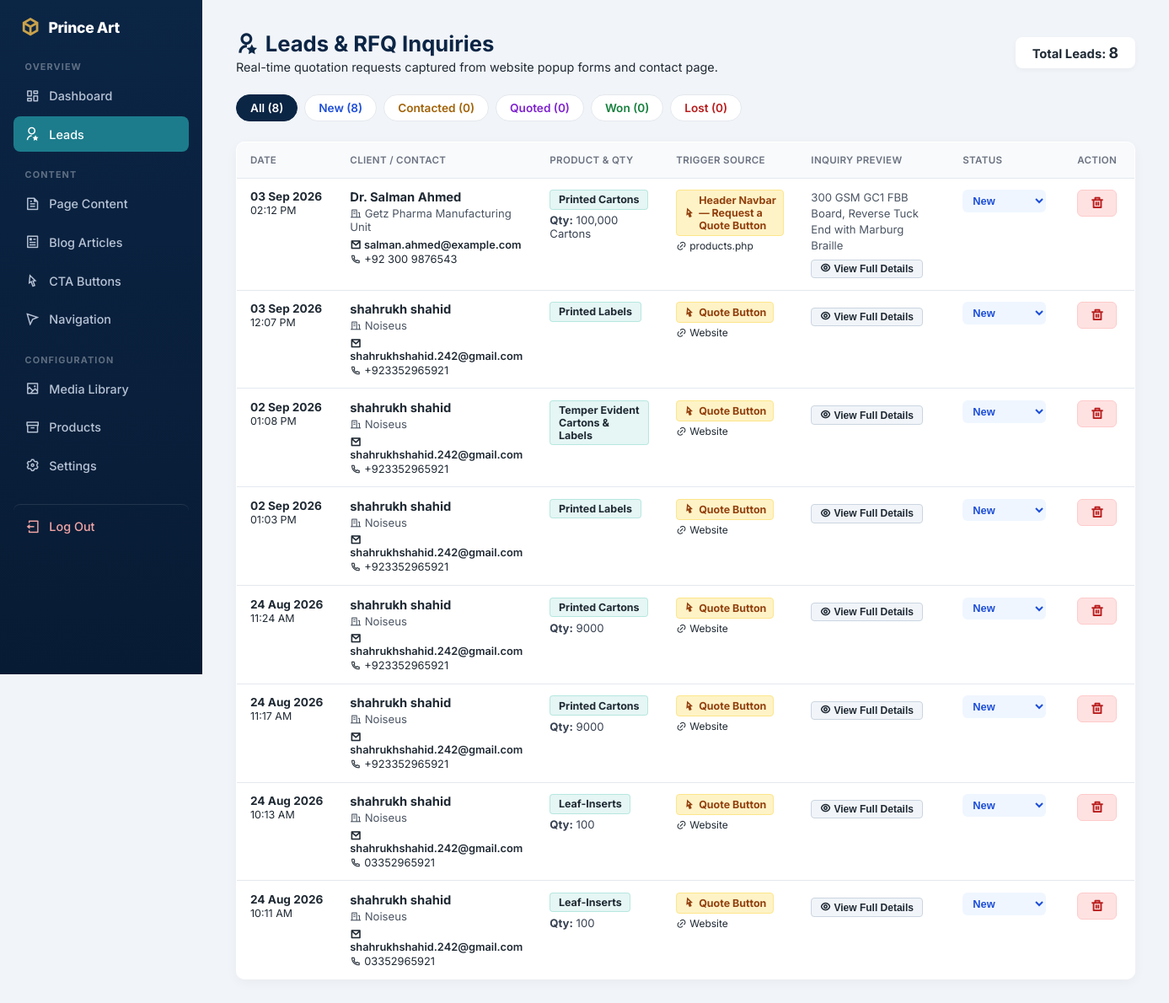
Screenshot of /admin/leads.php (signed in) with the database file from the repository.
### tables this page shows
CREATE TABLE `leads` (
  `id` int(11) NOT NULL AUTO_INCREMENT,
  `name` varchar(150) NOT NULL,
  `company` varchar(150) DEFAULT NULL,
  `email` varchar(150) NOT NULL,
  `phone` varchar(50) DEFAULT NULL,
  `product_type` varchar(150) DEFAULT NULL,
  `quantity` varchar(100) DEFAULT NULL,
  `specifications` text DEFAULT NULL,
  `message` text DEFAULT NULL,
  `source_button` varchar(255) DEFAULT NULL,
  `source_page` varchar(255) DEFAULT NULL,
  `ip_address` varchar(45) DEFAULT NULL,
  `user_agent` varchar(255) DEFAULT NULL,
  `status` enum('new','contacted','quoted','won','lost') NOT NULL DEFAULT 'new',
  `created_at` timestamp NOT NULL DEFAULT current_timestamp(),
  PRIMARY KEY (`id`),
  KEY `idx_leads_status_date` (`status`,`created_at`)
);

### includes/functions.php (called while the page is built, shortened)
<?php
function clean_mojibake(?string $str): string {
    if ($str === null || $str === '') return '';
    static $mojibakeMap = [
        "\xce\x93\xc3\x87\xc3\xb3" => '•',
        "\xce\x93\xc3\x87\xc3\xb4" => '–',
        "\xce\x93\xc3\x87\xc3\xb6" => '—',
        "\xce\x93\xc3\xa4\xc3\xb3" => '™',
        "\xce\x93\xc3\x87\xc3\x96" => '’',
        "\xce\x93\xc3\x87\xc2\xa3" => '“',
        "\xce\x93\xc3\x87\xc2\xa5" => '”',
        "\xc2\xba\xc2\xb0"         => '°',
        'ΓÇó' => '•',
        'ΓÇô' => '–',
        'ΓÇö' => '—',
        'Γäó' => '™',
        'ΓÇÖ' => '’',
        'ΓÇ£' => '“',
        'ΓÇ¥' => '”',
        '┬░'  => '°',
        'гÇó' => '•',
        'гÇô' => '–',
        'гÇö' => '—',
        'гäó' => '™',
        'гÇÖ' => '’',
    ];
    return str_replace(array_keys($mojibakeMap), array_values($mojibakeMap), $str);
}
function h(?string $value): string {
    return htmlspecialchars(clean_mojibake($value), ENT_QUOTES, 'UTF-8');
}

### admin/leads.php (the view, shortened to what this page needs)
<?php
require __DIR__ . '/includes/layout_top.php';
$pdo = get_db();
$filter = $_GET['status'] ?? '';
$statusCounts = [];
foreach (['all' => '', 'new' => 'new', 'contacted' => 'contacted', 'quoted' => 'quoted', 'won' => 'won', 'lost' => 'lost'] as $key => $val) {
    if ($val === '') {
        $statusCounts[$key] = (int)$pdo->query("SELECT COUNT(*) FROM leads")->fetchColumn();
    } else {
        $stmt = $pdo->prepare("SELECT COUNT(*) FROM leads WHERE status = ?");
        $stmt->execute([$val]);
        $statusCounts[$key] = (int)$stmt->fetchColumn();
    }
}
if ($filter && in_array($filter, ['new','contacted','quoted','won','lost'], true)) {
    $stmt = $pdo->prepare("SELECT * FROM leads WHERE status = ? ORDER BY created_at DESC");
    $stmt->execute([$filter]);
} else {
    $stmt = $pdo->query("SELECT * FROM leads ORDER BY created_at DESC");
}
$leads = $stmt->fetchAll();
?>
<div style="display: flex; align-items: center; justify-content: space-between; flex-wrap: wrap; gap: 1rem; margin-bottom: 1.5rem;">
    <div>
        <h1 style="margin: 0 0 0.25rem 0;"><i class="ri-user-star-line text-teal"></i> Leads &amp; RFQ Inquiries</h1>
        <p style="margin: 0; color: var(--text-muted); font-size: 0.9rem;">
            Real-time quotation requests captured from website popup forms and contact page.
        </p>
    </div>
    <div style="background: #ffffff; padding: 0.5rem 1.25rem; border-radius: 8px; border: 1.5px solid var(--border-color); font-size: 0.92rem; font-weight: 700; color: var(--navy-dark); box-shadow: 0 2px 6px rgba(0,0,0,0.04);">
        Total Leads: <span style="color: var(--teal-primary); font-size: 1.1rem;"><?= $statusCounts['all'] ?></span>
    </div>
</div>
<div class="filter-bar" style="display: flex; flex-wrap: wrap; gap: 0.5rem; margin-bottom: 1.5rem;">
    <a href="leads.php" class="<?= !$filter ? 'active' : '' ?>" style="padding: 0.45rem 1rem; border-radius: 20px; font-size: 0.85rem; font-weight: 600;">All (<?= $statusCounts['all'] ?>)</a>
    <a href="leads.php?status=new" class="<?= $filter==='new' ? 'active' : '' ?>" style="padding: 0.45rem 1rem; border-radius: 20px; font-size: 0.85rem; font-weight: 600; color: #1d4ed8;">New (<?= $statusCounts['new'] ?>)</a>
    <a href="leads.php?status=contacted" class="<?= $filter==='contacted' ? 'active' : '' ?>" style="padding: 0.45rem 1rem; border-radius: 20px; font-size: 0.85rem; font-weight: 600; color: #a16207;">Contacted (<?= $statusCounts['contacted'] ?>)</a>
    <a href="leads.php?status=quoted" class="<?= $filter==='quoted' ? 'active' : '' ?>" style="padding: 0.45rem 1rem; border-radius: 20px; font-size: 0.85rem; font-weight: 600; color: #7e22ce;">Quoted (<?= $statusCounts['quoted'] ?>)</a>
    <a href="leads.php?status=won" class="<?= $filter==='won' ? 'active' : '' ?>" style="padding: 0.45rem 1rem; border-radius: 20px; font-size: 0.85rem; font-weight: 600; color: #15803d;">Won (<?= $statusCounts['won'] ?>)</a>
    <a href="leads.php?status=lost" class="<?= $filter==='lost' ? 'active' : '' ?>" style="padding: 0.45rem 1rem; border-radius: 20px; font-size: 0.85rem; font-weight: 600; color: #b91c1c;">Lost (<?= $statusCounts['lost'] ?>)</a>
</div>
<div style="background: #ffffff; border: 1px solid var(--border-color); border-radius: 10px; overflow: hidden; box-shadow: 0 4px 14px rgba(0,0,0,0.04);">
    <div style="overflow-x: auto;">
        <table class="data-table" style="width: 100%; border-collapse: collapse; margin: 0; font-size: 0.88rem;">
            <thead>
                <tr style="background: #f8fafc; border-bottom: 2px solid var(--border-color);">
                    <th style="padding: 0.85rem 1rem; width: 110px; white-space: nowrap;">Date</th>
                    <th style="padding: 0.85rem 1rem; min-width: 180px;">Client / Contact</th>
                    <th style="padding: 0.85rem 1rem; min-width: 150px;">Product &amp; Qty</th>
                    <th style="padding: 0.85rem 1rem; min-width: 160px;">Trigger Source</th>
                    <th style="padding: 0.85rem 1rem; min-width: 180px;">Inquiry Preview</th>
                    <th style="padding: 0.85rem 1rem; width: 130px;">Status</th>
                    <th style="padding: 0.85rem 1rem; width: 100px; text-align: center;">Action</th>
                </tr>
            </thead>
            <tbody>
            <?php foreach ($leads as $lead): ?>
                <?php
                    $leadDataJson = htmlspecialchars(json_encode([
                        'id' => (int)$lead['id'],
                        'name' => $lead['name'] ?? '',
                        'company' => $lead['company'] ?? '',
                        'email' => $lead['email'] ?? '',
                        'phone' => $lead['phone'] ?? '',
                        'product_type' => $lead['product_type'] ?? 'General RFQ',
                        'quantity' => $lead['quantity'] ?? '',
                        'specifications' => $lead['specifications'] ?? '',
                        'message' => $lead['message'] ?? '',
                        'source_button' => $lead['source_button'] ?? 'Request a Quote Button',
                        'source_page' => $lead['source_page'] ?? 'Website',
                        'ip_address' => $lead['ip_address'] ?? '—',
                        'status' => $lead['status'] ?? 'new',
                        'created_at' => date('d M Y, h:i A', strtotime($lead['created_at']))
                    ]), ENT_QUOTES, 'UTF-8');
                ?>
                <tr style="border-bottom: 1px solid var(--border-color); vertical-align: top;">
                    <td style="padding: 0.85rem 1rem; white-space: nowrap;">
                        <strong style="color: var(--navy-dark); font-size: 0.85rem;"><?= h(date('d M Y', strtotime($lead['created_at']))) ?></strong><br>
                        <span style="color: var(--text-muted); font-size: 0.78rem;"><?= h(date('h:i A', strtotime($lead['created_at']))) ?></span>
                    </td>
                    <td style="padding: 0.85rem 1rem;">
                        <strong style="color: var(--navy-dark); font-size: 0.92rem;"><?= h($lead['name']) ?></strong>
                        <?php if (!empty($lead['company'])): ?>
                            <div style="font-size: 0.82rem; color: #4b5563; margin-top: 2px;"><i class="ri-building-line text-muted"></i> <?= h($lead['company']) ?></div>
                        <?php endif; ?>
                        <div style="margin-top: 0.35rem; font-size: 0.8rem; display: flex; flex-direction: column; gap: 2px;">
                            <a href="mailto:<?= h($lead['email']) ?>" style="color: var(--teal-primary); text-decoration: none; font-weight: 600;"><i class="ri-mail-line"></i> <?= h($lead['email']) ?></a>
                            <?php if (!empty($lead['phone'])): ?>
                                <a href="tel:<?= h($lead['phone']) ?>" style="color: var(--text-muted); text-decoration: none;"><i class="ri-phone-line"></i> <?= h($lead['phone']) ?></a>
                            <?php endif; ?>
                        </div>
                    </td>
                    <td style="padding: 0.85rem 1rem;">
                        <span style="display: inline-block; background: rgba(0,168,150,0.1); color: var(--teal-primary); font-size: 0.78rem; font-weight: 700; padding: 0.2rem 0.6rem; border-radius: 4px; border: 1px solid rgba(0,168,150,0.2); margin-bottom: 0.3rem;">
                            <?= h($lead['product_type'] ?: 'General RFQ') ?>
                        </span>
                        <?php if (!empty($lead['quantity'])): ?>
                            <div style="font-size: 0.82rem; color: #374151;"><strong>Qty:</strong> <?= h($lead['quantity']) ?></div>
                        <?php endif; ?>
                    </td>
                    <td style="padding: 0.85rem 1rem;">
                        <div style="display: inline-flex; align-items: center; gap: 0.3rem; background: #fef3c7; color: #92400e; border: 1px solid #fde68a; padding: 0.25rem 0.5rem; border-radius: 4px; font-size: 0.78rem; font-weight: 700; margin-bottom: 0.25rem;">
                            <i class="ri-cursor-line"></i> <?= h($lead['source_button'] ?? 'Quote Button') ?>
                        </div>
                        <?php
                            $pageUrl = $lead['source_page'] ?? 'Website';
                            $cleanPage = basename($pageUrl);
                        ?>
                        <div style="font-size: 0.75rem; color: var(--text-muted);">
                            <i class="ri-link"></i> <?= h($cleanPage) ?>
                        </div>
                    </td>
                    <td style="padding: 0.85rem 1rem; max-width: 220px;">
                        <?php
                            $preview = !empty($lead['specifications']) ? $lead['specifications'] : ($lead['message'] ?? 'No message provided');
                            $truncated = mb_strimwidth($preview, 0, 75, '...');
                        ?>
                        <div style="font-size: 0.82rem; color: #4b5563; line-height: 1.45; margin-bottom: 0.4rem;">
                            <?= h($truncated) ?>
                        </div>
                        <button type="button" onclick="openLeadModal(<?= $leadDataJson ?>)" style="background: #f1f5f9; border: 1px solid #cbd5e1; color: var(--navy-dark); font-size: 0.75rem; font-weight: 600; padding: 0.2rem 0.6rem; border-radius: 4px; cursor: pointer; display: inline-flex; align-items: center; gap: 0.25rem;">
                            <i class="ri-eye-line text-teal"></i> View Full Details
                        </button>
                    </td>
                    <td style="padding: 0.85rem 1rem;">
                        <form method="post" style="margin: 0;">
                            <select name="status" onchange="this.form.submit()" style="font-weight: 700; font-size: 0.8rem; padding: 0.3rem 0.5rem; border-radius: 6px; border: 1px solid var(--border-color); cursor: pointer; background: <?php
                                switch($lead['status']) {
                                    case 'new': echo '#eff6ff; color:#1d4ed8;'; break;
                                }
                            ?>">
                                <?php foreach (['new' => 'New', 'contacted' => 'Contacted', 'quoted' => 'Quoted', 'won' => 'Won', 'lost' => 'Lost'] as $k => $label): ?>
                                    <option value="<?= $k ?>" <?= $lead['status'] === $k ? 'selected' : '' ?>><?= $label ?></option>
                                <?php endforeach; ?>
                            </select>
                        </form>
                    </td>
                    <td style="padding: 0.85rem 1rem; text-align: center;">
                        <form method="post" onsubmit="return confirm('Permanently delete this inquiry from <?= addslashes(h($lead['name'])) ?>?');" style="margin: 0; display: inline;">
                            <button type="submit" style="background: #fee2e2; border: 1px solid #fecaca; color: #b91c1c; width: 32px; height: 32px; border-radius: 6px; display: inline-flex; align-items: center; justify-content: center; font-size: 0.95rem; cursor: pointer;" title="Delete Lead">
                                <i class="ri-delete-bin-line"></i>
                            </button>
                        </form>
                    </td>
                </tr>
            <?php endforeach; ?>
            </tbody>
        </table>
    </div>
</div>
<?php require __DIR__ . '/includes/layout_bottom.php'; ?>

### admin/assets/style.css (style rules this page uses)
:root { --navy: #0B2545; --navy-light: #12305C; --teal: #1C7C8C; --gold: #C9A24B; --bg: #F1F4F8; --text: #1F2933; --muted: #6b7280; --border: #E4E8EE; --radius: 10px; }
* { box-sizing: border-box; }
body { margin: 0; font-family: 'Inter', -apple-system, Segoe UI, Roboto, sans-serif; background: var(--bg); color: var(--text); -webkit-font-smoothing: antialiased; }
h1 { font-size: 1.6rem; font-weight: 700; color: var(--navy); margin: 0 0 0.3rem; display: flex; align-items: center; gap: 0.5rem; }
button, .content-form button, form button[type=submit] { background: var(--navy); color: #fff; border: none; padding: 0.75rem 1.4rem; border-radius: 8px; cursor: pointer; font-weight: 600; font-size: 0.9rem; display: inline-flex; align-items: center; gap: 0.4rem; transition: background 0.15s, transform 0.1s; }
.data-table { width: 100%; border-collapse: collapse; background: #fff; border-radius: var(--radius); overflow: hidden; border: 1px solid var(--border); }
.data-table th, .data-table td { padding: 0.85rem 1rem; text-align: left; border-bottom: 1px solid var(--border); font-size: 0.85rem; }
.data-table th { background: #F8FAFC; color: var(--muted); font-weight: 600; text-transform: uppercase; font-size: 0.72rem; letter-spacing: 0.03em; }
.data-table tbody tr:last-child td { border-bottom: none; }
.filter-bar { margin: 0 0 1.25rem; display: flex; gap: 0.5rem; flex-wrap: wrap; }
.filter-bar a { padding: 0.45rem 1rem; border-radius: 999px; background: #fff; border: 1px solid var(--border); color: var(--text); text-decoration: none; font-size: 0.82rem; font-weight: 500; }
.filter-bar a.active { background: var(--navy); color: #fff; border-color: var(--navy); }

### rows the page displays
leads: created_at "03 Sep 2026", created_at "02:12 PM", name "Dr. Salman Ahmed", company "Getz Pharma Manufacturing Unit", email "salman.ahmed@example.com", phone "+92 300 9876543", product_type "Printed Cartons", quantity "100,000 Cartons", source_button "Header Navbar — Request a Quote Button", source_page "products.php", specifications "300 GSM GC1 FBB Board, Reverse Tuck End with Marburg Braille", status "New"
leads: created_at "03 Sep 2026", created_at "12:07 PM", name "shahrukh shahid", company "Noiseus", email "shahrukhshahid.242@gmail.com", phone "+923352965921", product_type "Printed Labels", source_button "Quote Button", source_page "Website", status "New"
leads: created_at "02 Sep 2026", created_at "01:08 PM", name "shahrukh shahid", company "Noiseus", email "shahrukhshahid.242@gmail.com", phone "+923352965921", product_type "Temper Evident Cartons & Labels", source_button "Quote Button", source_page "Website", status "New"
leads: created_at "02 Sep 2026", created_at "01:03 PM", name "shahrukh shahid", company "Noiseus", email "shahrukhshahid.242@gmail.com", phone "+923352965921", product_type "Printed Labels", source_button "Quote Button", source_page "Website", status "New"
leads: created_at "24 Aug 2026", created_at "11:24 AM", name "shahrukh shahid", company "Noiseus", email "shahrukhshahid.242@gmail.com", phone "+923352965921", product_type "Printed Cartons", quantity "9000", source_button "Quote Button", source_page "Website", status "New"
leads: created_at "24 Aug 2026", created_at "11:17 AM", name "shahrukh shahid", company "Noiseus", email "shahrukhshahid.242@gmail.com", phone "+923352965921", product_type "Printed Cartons", quantity "9000", source_button "Quote Button", source_page "Website", status "New"
leads: created_at "24 Aug 2026", created_at "10:13 AM", name "shahrukh shahid", company "Noiseus", email "shahrukhshahid.242@gmail.com", phone "03352965921", product_type "Leaf-Inserts", quantity "100", source_button "Quote Button", source_page "Website", status "New"
leads: created_at "24 Aug 2026", created_at "10:11 AM", name "shahrukh shahid", company "Noiseus", email "shahrukhshahid.242@gmail.com", phone "03352965921", product_type "Leaf-Inserts", quantity "100", source_button "Quote Button", source_page "Website", status "New"

### other values shown
$statusCounts['all'] "8"
$statusCounts['new'] "8"
$statusCounts['contacted'] "0"
$statusCounts['quoted'] "0"
$statusCounts['won'] "0"
$statusCounts['lost'] "0"
